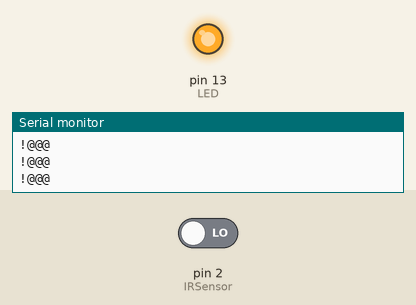
Simulated run of this sketch. Board: Arduino Uno, built with avr-gcc and run on an emulated ATmega328P. On the bench: output pins drawn as LEDs (lit = HIGH), the last lines printed to the serial monitor. The inputs (shaded band) are chosen by the test bench; at power-on: pin 2 (IRSensor) LOW.

Above: at 1.2 s.
1.3 s: pin 2 (IRSensor) driven HIGH
At 2.1 s:
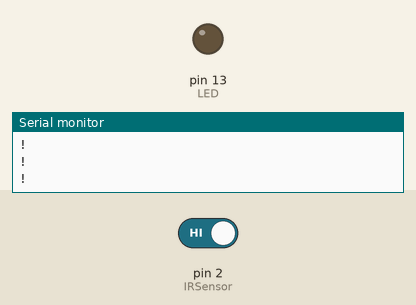
2.8 s: pin 2 (IRSensor) driven LOW
At 3.3 s:
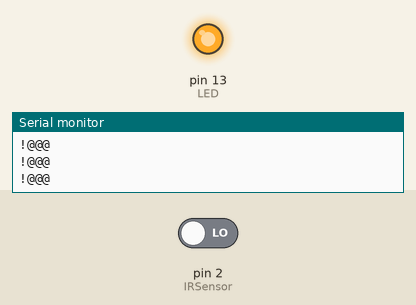
Timing chart, 0 to 5.8 s (numbered marks = the images above; inputs shaded):
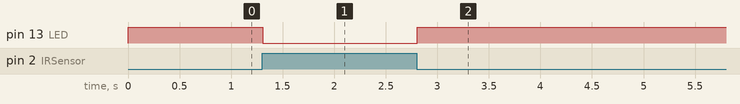

Measured:
- after the input at 1.3 s, pin 13 (LED): HIGH → LOW at once
- after the input at 2.8 s, pin 13 (LED): LOW → HIGH at once

The sketch:

sketch_nov22d.ino
```cpp
int IRSensor = 2; // connect ir sensor to arduino pin 2
int LED = 13; // conect Led to arduino pin 13


void setup()
{


Serial.begin(9600);
  pinMode (IRSensor, INPUT); // sensor pin INPUT
  pinMode (LED, OUTPUT); // Led pin OUTPUT
}

void loop()
{
  int statusSensor = digitalRead (IRSensor);

  if (statusSensor == 1){
    digitalWrite(LED, LOW); // LED LOW
    Serial.println("!");
  }

  else
  {
    digitalWrite(LED, HIGH); // LED High
    Serial.println("!@@@");
  }

}
```
